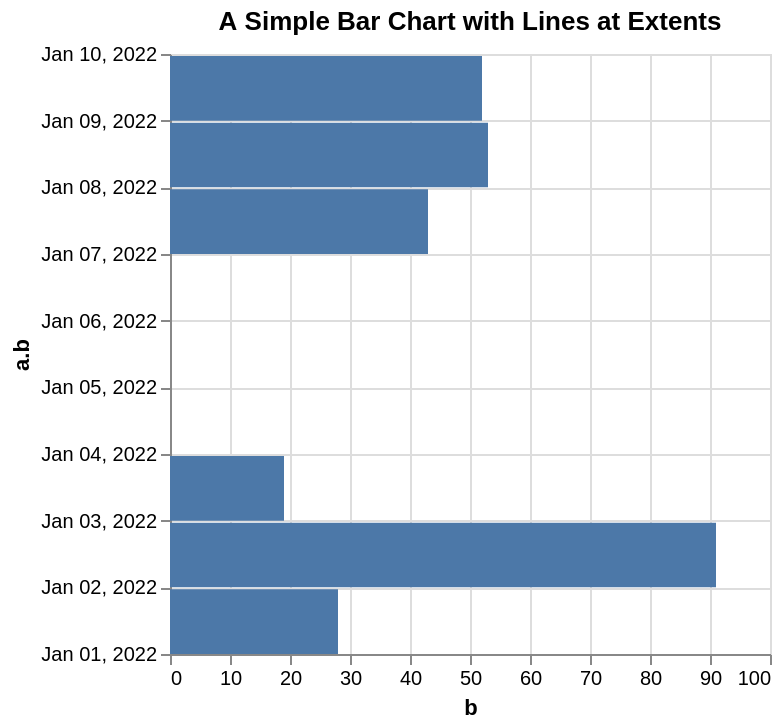

The Vega-Lite source for this figure:
### Vega specification from a JSON file in a GitHub repository (floating-point values rounded to 4 significant figures)
{"$schema": "https://vega.github.io/schema/vega/v6.json", "background": "white", "padding": 5, "width": 300, "height": 300, "title": {"text": "A Simple Bar Chart with Lines at Extents", "frame": "group"}, "style": "cell", "data": [{"name": "source_0", "values": [{"a.b": "2022-01-01", "b": 28}, {"a.b": "2022-01-04", "b.b": 55}, {"a.b": "2022-01-07", "b": 43}, {"a.b": "2022-01-02", "b": 91}, {"a.b": "2022-01-05", "b.b": 81}, {"a.b": "2022-01-08", "b": 53}, {"a.b": "2022-01-03", "b": 19}, {"a.b": "2022-01-06", "b.b": 87}, {"a.b": "2022-01-09", "b": 52}]}, {"name": "data_0", "source": "source_0", "transform": [{"type": "formula", "expr": "toDate(datum[\"a.b\"])", "as": "a.b"}, {"type": "formula", "expr": "utcOffset('date', datum['a.b'], 1)", "as": "a.b_end"}, {"type": "stack", "groupby": ["a\\.b"], "field": "b", "sort": {"field": [], "order": []}, "as": ["b_start", "b_end"], "offset": "zero"}, {"type": "filter", "expr": "isValid(datum[\"b\"]) && isFinite(+datum[\"b\"]) && (isDate(datum[\"a.b\"]) || (isValid(datum[\"a.b\"]) && isFinite(+datum[\"a.b\"])))"}]}], "marks": [{"name": "marks", "type": "rect", "style": ["bar"], "from": {"data": "data_0"}, "encode": {"update": {"fill": {"value": "#4c78a8"}, "ariaRoleDescription": {"value": "bar"}, "description": {"signal": "\"b: \" + (format(datum[\"b\"], \"\")) + \"; a.b: \" + (utcFormat(datum[\"a.b\"], timeUnitSpecifier([\"year\",\"month\",\"date\"], {\"year-month\":\"%b %Y \",\"year-month-date\":\"%b %d, %Y \"})))"}, "x": {"scale": "x", "field": "b_end"}, "x2": {"scale": "x", "field": "b_start"}, "y2": {"scale": "y", "field": "a\\.b", "offset": {"signal": "0.5 + (abs(scale(\"y\", datum[\"a.b_end\"]) - scale(\"y\", datum[\"a.b\"])) < 0.25 ? 0.5 * (0.25 - (abs(scale(\"y\", datum[\"a.b_end\"]) - scale(\"y\", datum[\"a.b\"])))) : -0.5)"}}, "y": {"scale": "y", "field": "a\\.b_end", "offset": {"signal": "0.5 + (abs(scale(\"y\", datum[\"a.b_end\"]) - scale(\"y\", datum[\"a.b\"])) < 0.25 ? -0.5 * (0.25 - (abs(scale(\"y\", datum[\"a.b_end\"]) - scale(\"y\", datum[\"a.b\"])))) : 0.5)"}}}}}], "scales": [{"name": "x", "type": "linear", "domain": {"data": "data_0", "fields": ["b_start", "b_end"]}, "range": [0, {"signal": "width"}], "nice": true, "zero": true}, {"name": "y", "type": "utc", "domain": {"data": "data_0", "fields": ["a\\.b", "a\\.b_end"]}, "range": [{"signal": "height"}, 0]}], "axes": [{"scale": "x", "orient": "bottom", "gridScale": "y", "grid": true, "tickCount": {"signal": "ceil(width/40)"}, "domain": false, "labels": false, "aria": false, "maxExtent": 0, "minExtent": 0, "ticks": false, "zindex": 0}, {"scale": "y", "orient": "left", "gridScale": "x", "grid": true, "tickCount": {"signal": "ceil(height/40)"}, "tickMinStep": {"signal": "datetime(2001, 0, 2, 0, 0, 0, 0) - datetime(2001, 0, 1, 0, 0, 0, 0)"}, "domain": false, "labels": false, "aria": false, "maxExtent": 0, "minExtent": 0, "ticks": false, "zindex": 0}, {"scale": "x", "orient": "bottom", "grid": false, "title": "b", "labelFlush": true, "labelOverlap": true, "tickCount": {"signal": "ceil(width/40)"}, "zindex": 0}, {"scale": "y", "orient": "left", "grid": false, "title": "a.b", "format": {"signal": "timeUnitSpecifier([\"year\",\"month\",\"date\"], {\"year-month\":\"%b %Y \",\"year-month-date\":\"%b %d, %Y \"})"}, "labelOverlap": true, "tickCount": {"signal": "ceil(height/40)"}, "tickMinStep": {"signal": "datetime(2001, 0, 2, 0, 0, 0, 0) - datetime(2001, 0, 1, 0, 0, 0, 0)"}, "zindex": 0}]}
